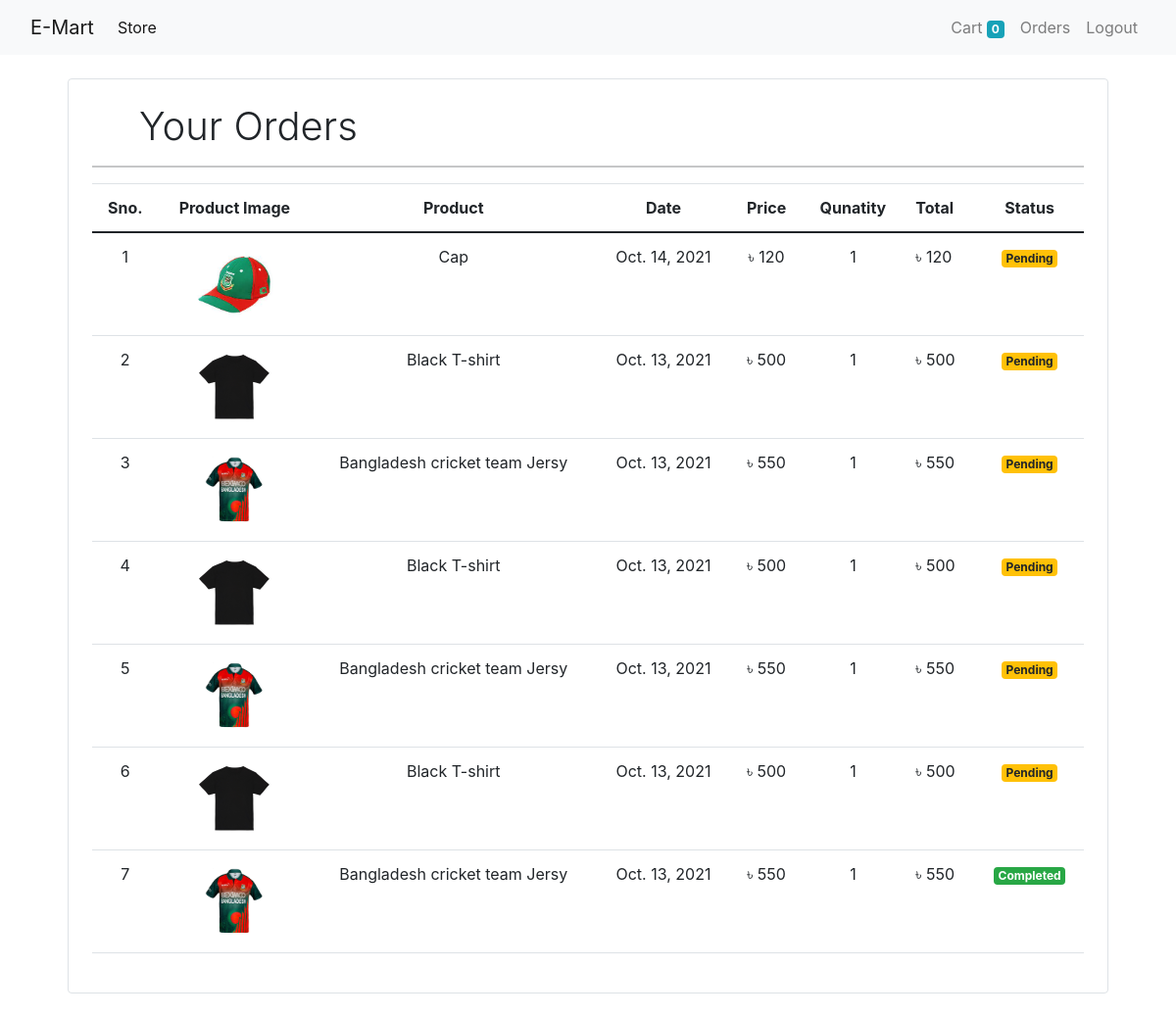
The app's page /orders (signed in), older data.
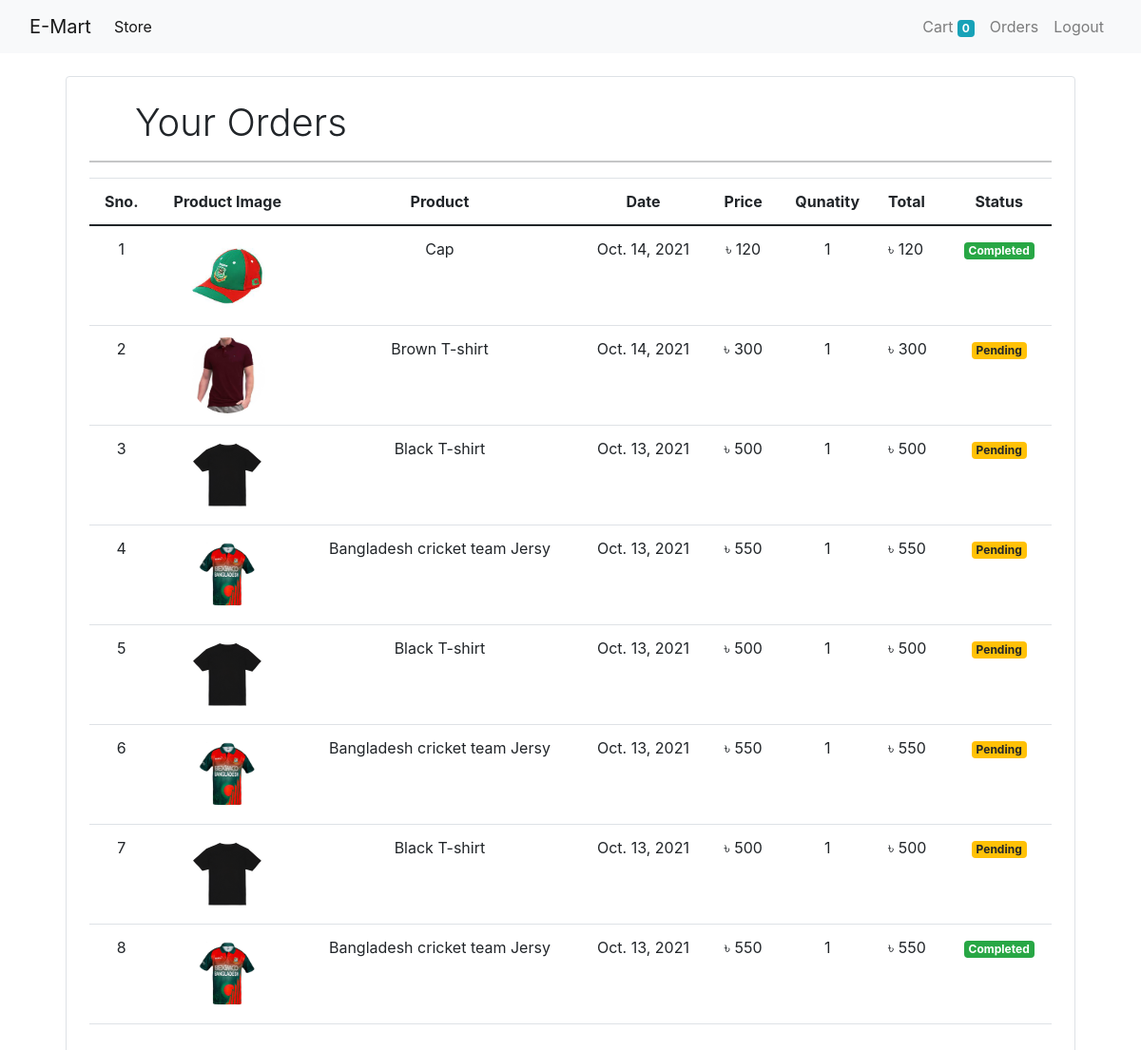
The same page, newer data.
### store/models/orders.py (models this page shows, shortened)
class Order(models.Model):
    product = models.ForeignKey(Product, on_delete=models.CASCADE)
    customer = models.ForeignKey(Customer, on_delete=models.CASCADE)
    quantity = models.IntegerField(default=1)
    price = models.IntegerField()
    address = models.CharField(max_length=50, default='', blank=True)
    phone = models.CharField(max_length=50, default='', blank=True)
    date = models.DateField(default=datetime.datetime.today)
    status = models.BooleanField(default=False)
    @staticmethod
    def get_orders_by_customer(customer_id):
        return Order\
            .objects\
            .filter(customer = customer_id)\
            .order_by('-date')

### store/models/product.py (models this page shows, shortened)
class Product(models.Model):
    name = models.CharField(max_length=50)
    price = models.IntegerField(default=0)
    category = models.ForeignKey(Category, on_delete=models.CASCADE, default=1)
    description = models.CharField(max_length=200, default='', null=True, blank=True)
    image = models.ImageField(upload_to='uploads/products/')

### store/middlewares/auth.py (the view)
    def middleware(request):
        if not request.session.get('customer'):
            returnUrl = request.META['PATH_INFO']
            print()
            return redirect(f'login?return_url={returnUrl}')
        response = get_response(request)
        return response

### store/templatetags/custom_filter.py (called while the page is built)
@register.filter(name='currency')
def currency(number):
    return "৳ "+str(number)

@register.filter(name='multiply')
def multiply(number, number1):
    return number * number1

### store/views/orders.py (called while the page is built)
    def get(self, request):
        customer = request.session.get('customer')
        orders = Order.get_orders_by_customer(customer)
        print(orders)
        return render(request, 'orders.html', {'orders' : orders})

### store/templates/orders.html
{% extends 'base.html' %}
{% block content %}
{% load cart %}
{% load custom_filter %}
<div class="container mt-4">
	<div class="border rounded p-4 m-4">
		<p class="display-6 pl-4 ml-4">Your Orders</p>
		<hr>
		<table class="table">
			<thread>
				<tr>
					<th class="text-center">Sno.</th>
					<th class="text-center">Product Image</th>
					<th class="text-center">Product</th>
					<th class="text-center">Date</th>
					<th class="text-center">Price</th>
					<th class="text-center">Qunatity</th>
					<th>Total</th>
					<th class="text-center">Status</th>
				</tr>
			</thread>
			<tbody>
				{% for order in orders %}
				<tr>
					<td class="text-center">{{forloop.counter}}</td>
					<td class="text-center"><img style="height:80px;" class="rounded-circle" src="{{order.product.image.url}}" alt="Product Image"></td>
					<td class="text-center">{{order.product.name}}</td>
					<td class="text-center">{{order.date}}</td>
					<td class="text-center">{{order.price | currency}}</td>
					<td class="text-center">{{order.quantity}}</td>
					<td>{{order.quantity | multiply:order.price | currency}}</td>
					{% if order.status %}
						<td class="text-center"><small class="badge badge-success">Completed</small></td>
					{% else %}
						<td class="text-center"><small class="badge badge-warning">Pending</small></td>
					{% endif %}
				</tr>
				{% endfor %}
			</tbody>
		</table>
	</div>
</div>
{% endblock %}

### store/templates/base.html (shortened to what this page needs)
<!doctype html>
<html lang="en">
  <head>
    <link href="https://cdn.jsdelivr.net/npm/bootstrap@5.1.1/dist/css/bootstrap.min.css" rel="stylesheet">
    <link rel="stylesheet" href="https://maxcdn.bootstrapcdn.com/bootstrap/4.3.1/css/bootstrap.min.css">
  </head>
  <body>
    <nav class="navbar navbar-expand-lg navbar-light bg-light">
        <div class="container-fluid">
            <a class="navbar-brand" href="/">E-Mart</a>
            <div class="collapse navbar-collapse" id="navbarSupportedContent">
                <ul class="navbar-nav me-auto mb-2 mb-lg-0">
                    <li class="nav-item">
                        <a class="nav-link active" aria-current="page" href="#">Store</a>
                    </li>
                </ul>
                <ul class="navbar-nav dflex">
                     <li class="nav-item">
                        <a class="nav-link" aria-current="page" href="/cart">Cart
                        <span class="badge badge-info">{{request.session.cart.keys | length}}</span>
                        <span class="sr-only">(current)</span></a>
                    </li>
                    {% if request.session.customer %}
                        <li class="nav-item">
                            <a class="nav-link" aria-current="page" href="/orders">Orders</a>
                        </li>
                        <li class="nav-item">
                            <a class="nav-link" aria-current="page" href="/logout">Logout</a>
                        </li>
                    {% endif %}
                </ul>
            </div>
        </div>
    </nav>
    {% block content %}{% endblock %}
  </body>
</html>

Row changes from the older to the newer data that the page shows:
changed Order "Cap": status "Pending" → "Completed"
added Order: product.image (picture), product.name "Brown T-shirt", date "Oct. 14, 2021", price "৳ 300", quantity "1", quantity|multiply "৳ 300", status "Pending"
